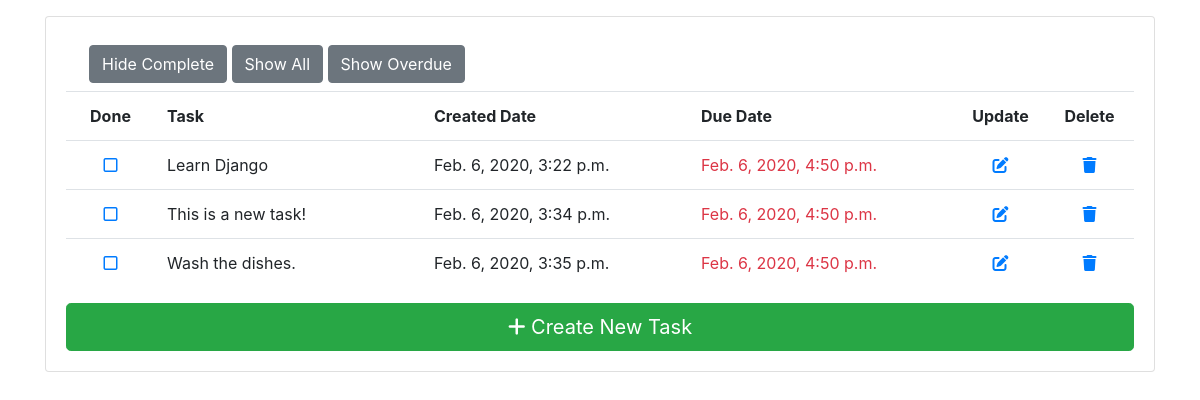
/todo/list/overdue, run on the app's committed database.
### todo/models.py (models this page shows, shortened)
class Todo (models.Model):
    task = models.CharField(max_length=1024)
    done = models.BooleanField(default=False)
    due = models.DateTimeField(default=now, blank=True)
    created = models.DateTimeField(auto_now_add=True)
    updated = models.DateTimeField(auto_now=True)
    class Meta:
        ordering = ('due', '-done')
    @property
    def is_past_due(self):
        return now() > self.due

### todo/views.py (the view)
# urls.py: path('',  views.TodoListView.as_view(), name='todo_list'),
class TodoListView(ListView):
    model = Todo
    context_object_name = 'todos'
    def get_queryset(self, **kwargs):
        queryset = super().get_queryset()
        filter = self.kwargs.get('filter')
        if filter == "complete":
            queryset = queryset.filter(done=True)
        if filter == "incomplete":
            queryset = queryset.filter(done=False)
        if filter == "overdue":
            queryset = queryset.filter(due__lte=now())
        return queryset

### todo/templates/todo/todo_list.html
{% extends "base.html" %}
{% block content %}
<div class="container m-2">
    {% if "incomplete" in request.path %}
    <a href="{% url "todo_filtered_list" 'complete' %}" class="btn btn-secondary">Show Complete</a> {% else %}
    <a href="{% url "todo_filtered_list" 'incomplete' %}" class="btn btn-secondary">Hide Complete</a> {% endif %}
    <a href="{% url "todo_list" %}" class="btn btn-secondary">Show All</a>
    <a href="{% url "todo_filtered_list" 'overdue' %}" class="btn btn-secondary">Show Overdue</a>
</div>
<table class="table">
    <tr class="d-flex">
        <th scope="col" class="col-1 text-center">Done</th>
        <th scope="col" class="col-3">Task</th>
        <th scope="col" class="col-3">Created Date</th>
        <th scope="col" class="col-3">Due Date</th>
        <th scope="col" class="col-1 text-center">Update</th>
        <th scope="col" class="col-1 text-center">Delete</th>
    </tr>
    {% for todo in todos %}
    <tr class="d-flex">
        <td class="col-1 text-center">
            <a href="{% url "todo_complete" todo.id %}">
        {% if todo.done %}
        <i class="fas fa-check-square"></i>
        {% else %}
        <i class="far fa-square"></i>
        {% endif %}
    </td>
    <td class="col-3">{{ todo.task }}</td>
    <td class="col-3">{{ todo.created }}</td>
    <td class="col-3 {% if todo.is_past_due%}text-danger{% endif %}">{{ todo.due }}</td>
    <td class="col-1 text-center"><a href="{% url "todo_update" todo.id %}"><i class="fas fa-edit"></i></td>
    <td class="col-1 text-center"><a href="{% url "todo_delete" todo.id  %}"><i class="fas fa-trash"></i></td>
  </tr>
  {% endfor %}
</table>
<a class="btn btn-success  btn-lg btn-block" href="{% url "todo_create" %}">
  <i class="fas fa-plus"></i> Create New Task
</a> {% endblock %}

### data on the page
Todo: done False (drawn), task "Learn Django", created "Feb. 6, 2020, 3:22 p.m.", due "Feb. 6, 2020, 4:50 p.m."
Todo: done False (drawn), task "This is a new task!", created "Feb. 6, 2020, 3:34 p.m.", due "Feb. 6, 2020, 4:50 p.m."
Todo: done False (drawn), task "Wash the dishes.", created "Feb. 6, 2020, 3:35 p.m.", due "Feb. 6, 2020, 4:50 p.m."
